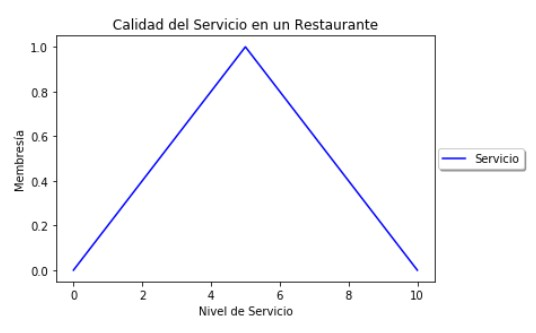

The script that drew this image:
import numpy as np
import skfuzzy as sk
import matplotlib.pyplot as plt

x= np.arange(0, 11, 1)
calidad = sk.trimf (x, [0,5,10])

plt.figure()
plt.plot(x, calidad, 'b', linewidth=1.5, label='Servicio')

plt.title('Calidad del servicio en un restaurante')
plt.ylabel('Membresia')
plt.xlabel('Nivel de servicio')
plt.legend(loc='center right', bbox_to_anchor=(1.25, 0.5), ncol=1, fancybox=True, shadow=True)
plt.show()
